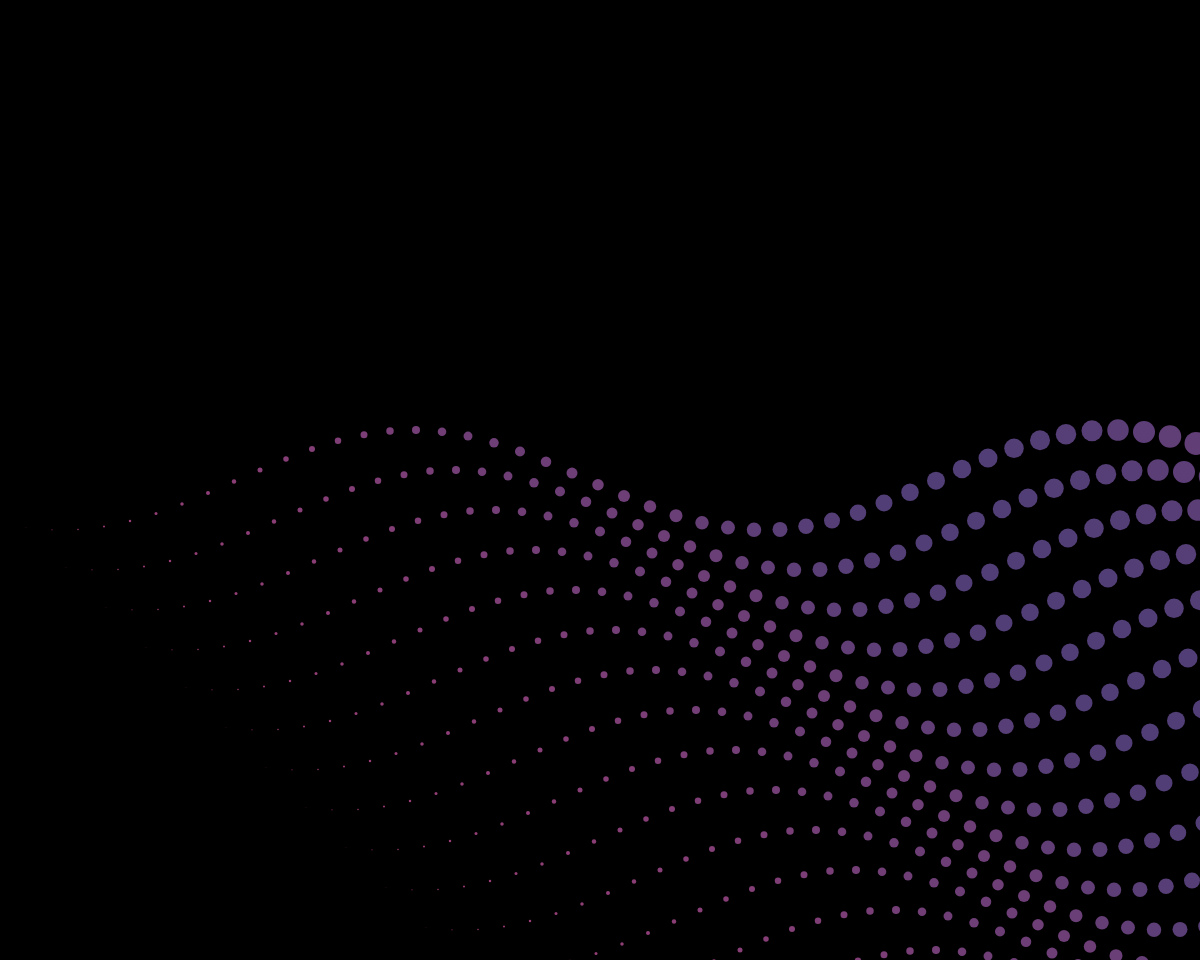
Frame 1 (no input)
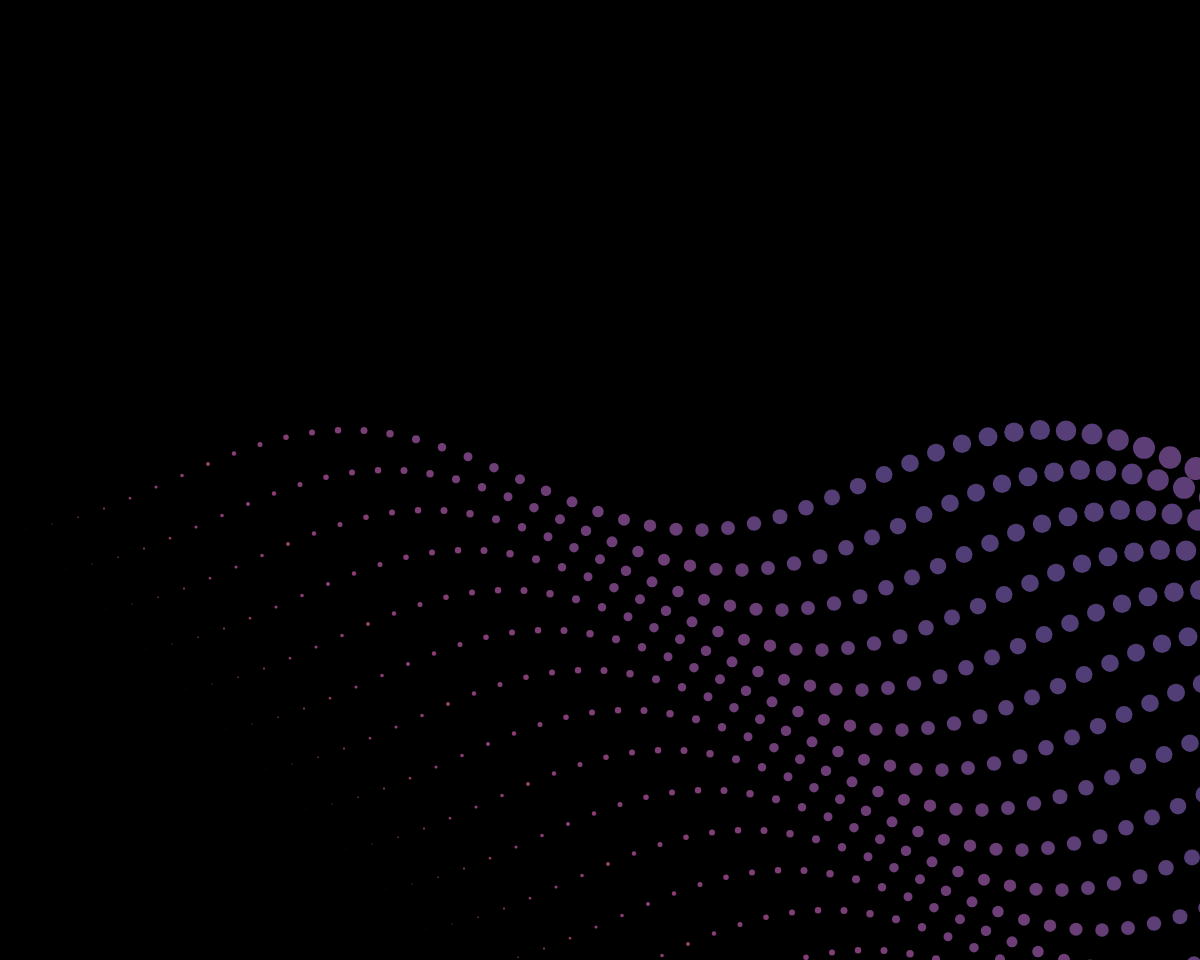
Frame 60 (no input)
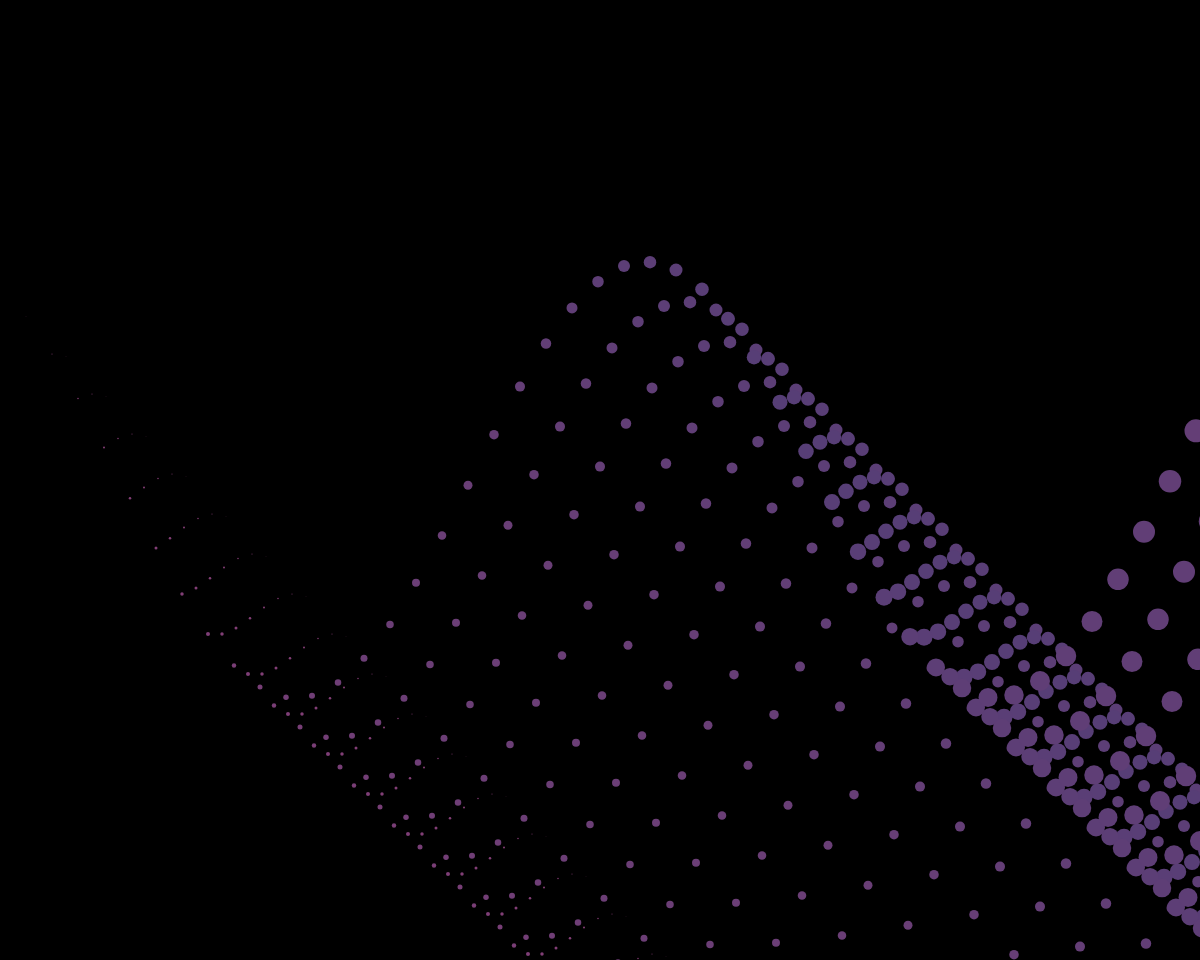
Frame 120 (the mouse pressed at the canvas centre since frame 60)

The p5.js sketch that drew these frames (run headless with seeded random() and noise() and a simulated clock; from frame 60 on, the mouse is pressed at the canvas centre):

// p5.js sketch
// ── sketch.js
var xspacing = 26;    // Distance between each horizontal location
var w;                // Width of entire wave
var theta = 1.0;      // Start angle at 0
var amplitude = 100.0; // Height of wave
var period = 700.0;   // How many pixels before the wave repeats
var dx;               // Value for incrementing x
var yvalues;  // Using an array to store height values for the wave
var noiseScale=0.02;

function setup() {
  createCanvas(1200, 960);
  w = width+100;
  dx = (TWO_PI / period) * xspacing;
  yvalues = new Array(floor(w/xspacing));
}

function draw() {
  background(0);
  calcWave();
  renderWave();
}

function calcWave() {
  // Increment theta (try different values for
  // 'angular velocity' here
  theta += map(mouseX,0,960,0.01,0.09);
  amplitude = map(mouseY,0,1000,50,400);

  // For every x value, calculate a y value with sine function
  var x = theta;
  for (var i = 0; i < yvalues.length; i++) {
    yvalues[i] = sin(x)*amplitude;
    x+=dx;
  }
}

function renderWave() {
  noStroke();

  // A simple way to draw the wave with an ellipse at each location
  for (var x = 0; x < yvalues.length; x++) {
    for (var j = 0; j < 1000; j += 40) {
      var noiseVal = noise((mouseX+x)*noiseScale, mouseY*noiseScale);
      fill(noiseVal*255,62,118);
      ellipse(x*xspacing+j, height/2+yvalues[x]+j, x*0.5, x*0.5);
    }
  }
}
